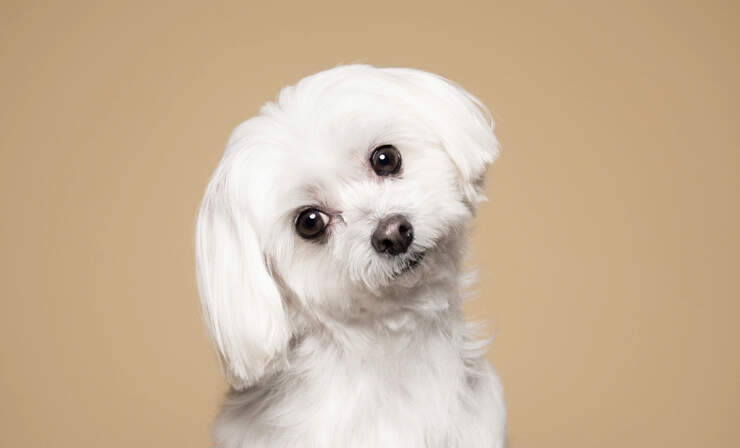
#> input picture dog.jpg, 740 x 448 px
$ python high_pass_filter.py
#> lines starting #> are read from the running program, lines starting #| are printed output that depends on the picture
import numpy as np
import cv2
import matplotlib.pyplot as plt

# load the image
img = cv2.imread('dog.jpg', 0)
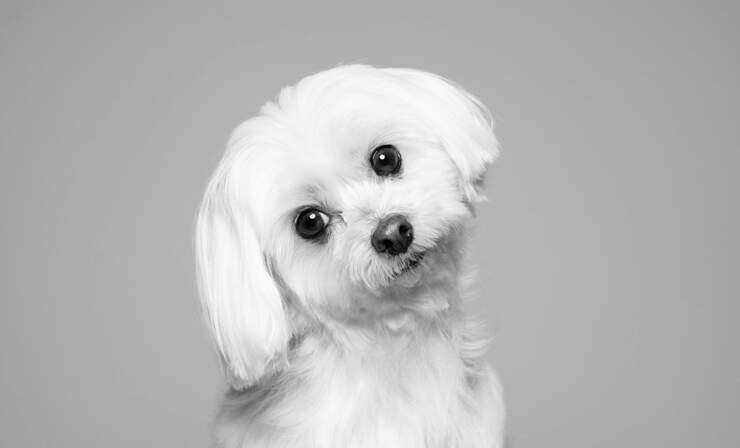
#> img: shape (448, 740); min 0, max 255, mean 182.6

# Compute FFT
f = np.fft.fft2(img)
fshift = np.fft.fftshift(f)

# Create a high-pass filter mask
rows, cols = img.shape
#> rows = 448; cols = 740
crow, ccol = rows // 2, cols // 2
#> crow = 224; ccol = 370
mask = np.ones((rows, cols), np.uint8)
mask[crow-30:crow+30, ccol-30:ccol+30] = 0  # Creating a simple high-pass filter mask

# Apply mask and inverse FFT
fshift_masked = fshift * mask
f_ishift = np.fft.ifftshift(fshift_masked)
image_filtered = np.fft.ifft2(f_ishift)
image_filtered = np.abs(image_filtered)
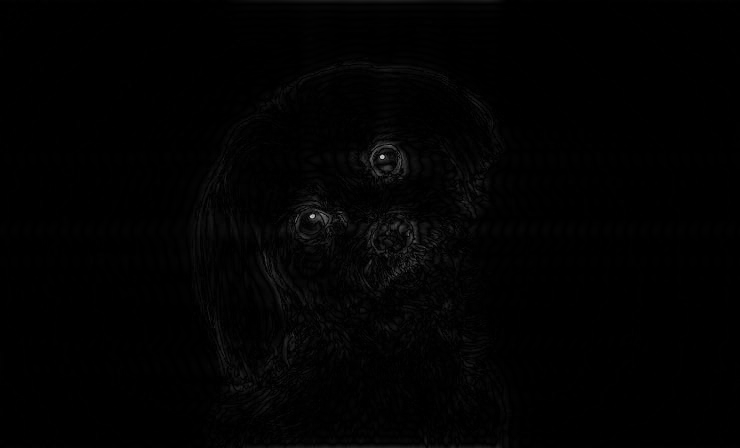
#> image_filtered: shape (448, 740) float64; min 0.000478, max 200.2, mean 2.4

# Display the filtered image
plt.imshow(image_filtered, cmap='gray')
plt.title('High-Pass Filtered Image')
plt.show()
